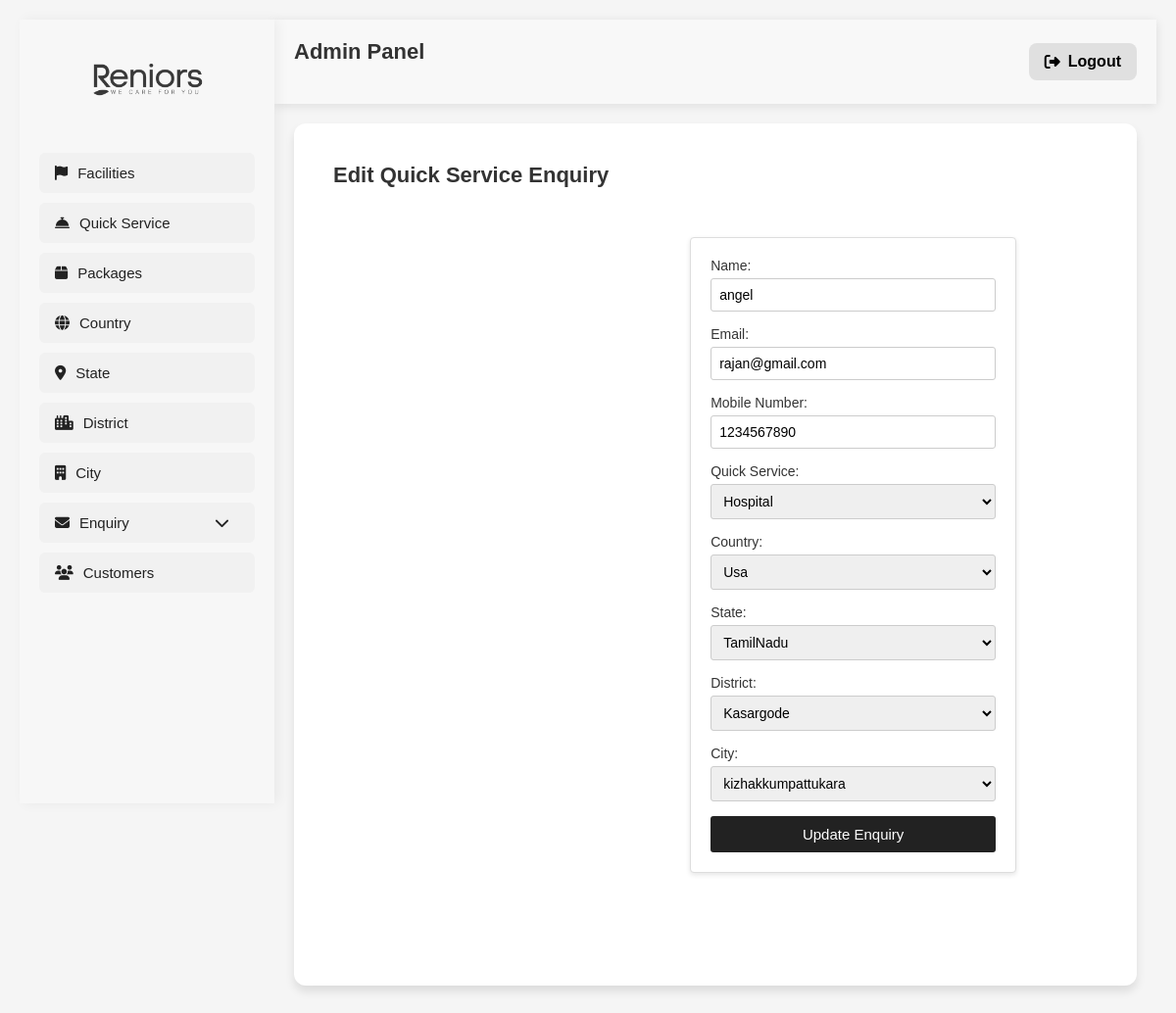
The app's page /quickservice-enquiry/edit/10/ (signed in) with its own data.
### reniorsapp/models.py (models this page shows, shortened)
class QuickServiceEnquiry(models.Model):
    name = models.CharField(max_length=255)
    email = models.EmailField()
    mobile_number = models.CharField(max_length=15)
    quick_service = models.ForeignKey("QuickService", on_delete=models.CASCADE)
    country = models.ForeignKey(Country, on_delete=models.CASCADE, null=True, blank=True)
    state = models.ForeignKey(State, on_delete=models.CASCADE, null=True, blank=True)
    district = models.ForeignKey(District, on_delete=models.CASCADE, null=True, blank=True)
    city = models.ForeignKey(City, on_delete=models.CASCADE, null=True, blank=True)

class QuickService(models.Model):
    name = models.CharField(max_length=255,null=True, blank=True)
    image = models.ImageField(upload_to='quickservice_images/', blank=True, null=True)

class Country(models.Model):
    name = models.CharField(max_length=255, null=True, blank=True)

class State(models.Model):
    name = models.CharField(max_length=255, null=True, blank=True)

class District(models.Model):
    name = models.CharField(max_length=255, null=True, blank=True)

class City(models.Model):
    name = models.CharField(max_length=255, null=True, blank=True)

### reniorsapp/views.py (the view, shortened to what this page needs)
# urls.py: path("quickservice-enquiry/edit/<int:enquiry_id>/", views.quick_service_enquiry_edit, name="quick_service_enquiry_edit"),
@admin_required
def quick_service_enquiry_edit(request, enquiry_id):
    enquiry = get_object_or_404(QuickServiceEnquiry, id=enquiry_id)
    quick_services = QuickService.objects.all()
    countries = Country.objects.all()
    states = State.objects.all()
    districts = District.objects.all()
    cities = City.objects.all()
    return render(request, "quick_service_enquiry_form.html", {
        "enquiry": enquiry,
        "quick_services": quick_services,
        "countries": countries,
        "states": states,
        "districts": districts,
        "cities": cities
    })

### reniorsapp/views.py (called while the page is built)
def admin_required(view_func):
    @wraps(view_func)
    def _wrapped_view(request, *args, **kwargs):
        if not request.session.get('admin_logged_in', False):
            return redirect('admin_login')  # Redirect to login if not authenticated
        return view_func(request, *args, **kwargs)
    return _wrapped_view

### reniorsapp/templates/quick_service_enquiry_form.html (shortened to what this page needs)
{% extends "adminpannel.html" %}
{% load static %}
{% block content %}
<div class="container mt-4">
    <h2>{% if enquiry %}Edit{% else %}Add{% endif %} Quick Service Enquiry</h2>
    <form method="POST">
        <label>Name:</label>
        <input type="text" name="name" value="{% if enquiry %}{{ enquiry.name }}{% endif %}" required>
        <label>Email:</label>
        <input type="email" name="email" value="{% if enquiry %}{{ enquiry.email }}{% endif %}" required>
        <label>Mobile Number:</label>
        <input type="text" name="mobile_number" value="{% if enquiry %}{{ enquiry.mobile_number }}{% endif %}" required>
        <label>Quick Service:</label>
        <select name="quick_service" required>
            {% for service in quick_services %}
                <option value="{{ service.id }}" {% if enquiry and enquiry.quick_service.id == service.id %}selected{% endif %}>
                    {{ service.name }}
                </option>
            {% endfor %}
        </select>
        <label>Country:</label>
        <select name="country">
            {% for country in countries %}
                <option value="{{ country.id }}" {% if enquiry and enquiry.country.id == country.id %}selected{% endif %}>
                    {{ country.name }}
                </option>
            {% endfor %}
        </select>
        <label>State:</label>
        <select name="state">
            {% for state in states %}
                <option value="{{ state.id }}" {% if enquiry and enquiry.state.id == state.id %}selected{% endif %}>
                    {{ state.name }}
                </option>
            {% endfor %}
        </select>
        <label>District:</label>
        <select name="district">
            {% for district in districts %}
                <option value="{{ district.id }}" {% if enquiry and enquiry.district.id == district.id %}selected{% endif %}>
                    {{ district.name }}
                </option>
            {% endfor %}
        </select>
        <label>City:</label>
        <select name="city">
            {% for city in cities %}
                <option value="{{ city.id }}" {% if enquiry and enquiry.city.id == city.id %}selected{% endif %}>
                    {{ city.name }}
                </option>
            {% endfor %}
        </select>
        <button type="submit">{% if enquiry %}Update{% else %}Add{% endif %} Enquiry</button>
    </form>
</div>
{% endblock %}

### reniorsapp/templates/adminpannel.html (style rules this page uses)
* { margin: 0; padding: 0; box-sizing: border-box; font-family: 'Poppins', sans-serif; }
body { display: flex; min-height: 100vh; background-color: #ffffff; color: #000000; align-items: flex-start; }
.container { display: flex; width: 100%; min-height: 100vh; flex-wrap: nowrap; }

### reniorsapp/templates/quick_service_enquiry_form.html (style rules this page uses)
body { font-family: Arial, sans-serif; background-color: #f5f5f5; margin: 0; padding: 20px; }
h2 { font-size: 22px; font-weight: 600; margin-bottom: 20px; color: #333; }
form { max-width: 700px; margin: auto; padding: 20px; background: #fff; border-radius: 4px; box-shadow: 0 2px 5px rgba(0, 0, 0, 0.1); border: 1px solid #ddd; }
label { font-weight: 500; display: block; margin-bottom: 5px; font-size: 14px; color: #333; }
input, select { width: 100%; padding: 8px; margin-bottom: 15px; border: 1px solid #ccc; border-radius: 3px; font-size: 14px; box-sizing: border-box; }
button { background-color: #222; color: white; border: none; padding: 10px; width: 100%; border-radius: 3px; cursor: pointer; font-size: 15px; font-weight: 500; transition: 0.3s ease; }

### records on screen
QuickServiceEnquiry: name "angel", email "rajan@gmail.com", mobile_number "1234567890", quick_service "Hospital", country "Usa", state "TamilNadu", district "Kasargode", city "kizhakkumpattukara"
